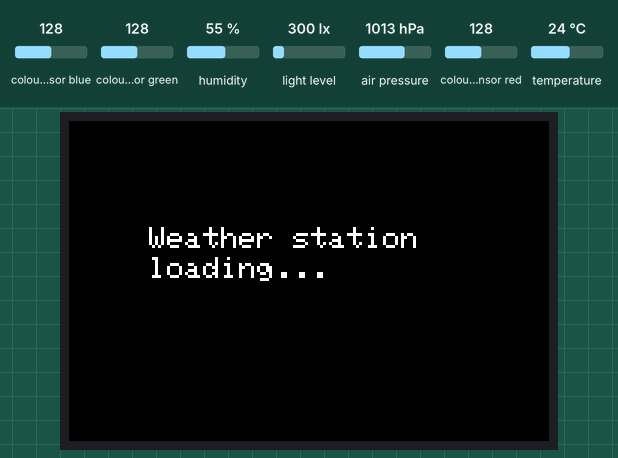
This sketch was run on a simulated Arduino Uno, built with avr-gcc and run on an emulated ATmega328P. Parts: 480×320 colour display. The test bench sets the inputs (shaded band); at power-on: colour sensor blue 128, colour sensor green 128, air pressure 1013 hPa, humidity 55 %, light level 300 lx, colour sensor red 128, temperature 24 °C. What the sketch prints to the serial monitor is not drawn.

Above: at 1.5 s.
1.6 s: colour sensor blue set to 5
At 4.8 s:
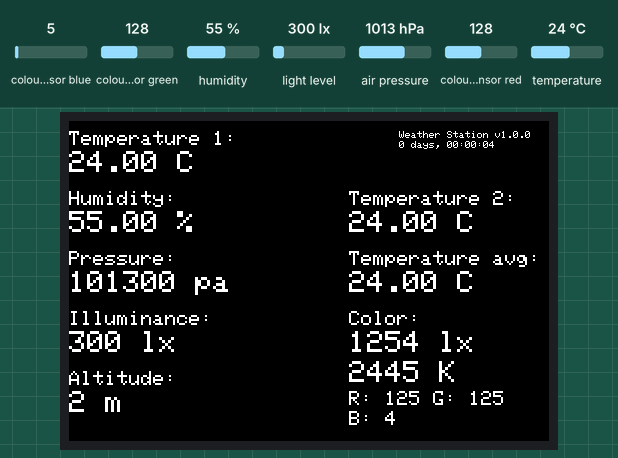
6.5 s: colour sensor green set to 5
At 9.6 s:
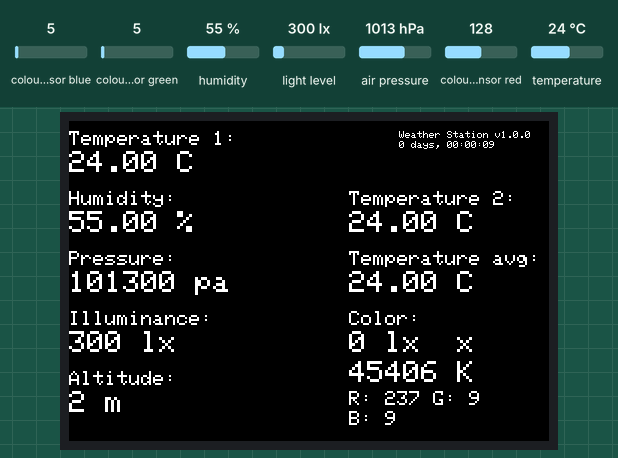
10.6 s: air pressure set to 952 hPa
At 13.8 s:
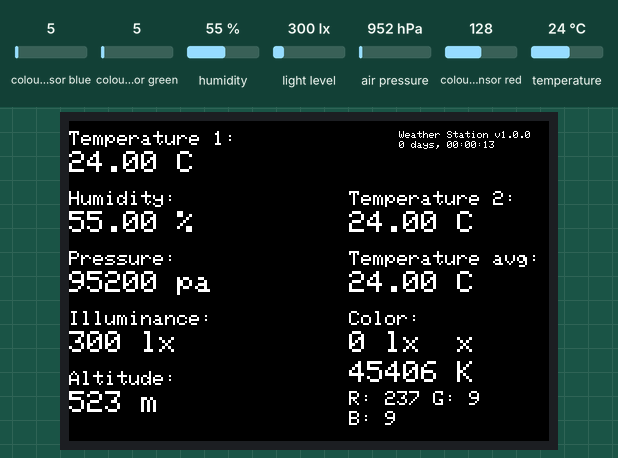
Timing chart, 0 to 15.3 s (numbered marks = the images above; inputs shaded):
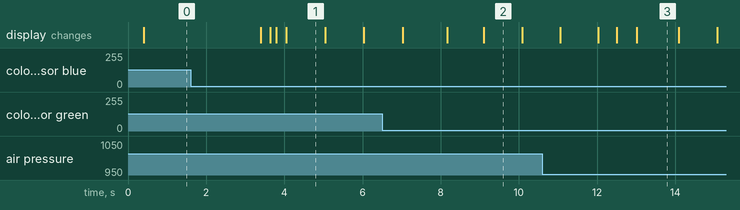

The sketch:

weatherstation-arduinio.ino
```cpp
/*
 * @date    05.06.2015
 * @author  Alexander Rüedlinger <a.rueedlinger@gmail.com>
 *
 * Firmware for the weatherstation device.
 *
 * Commands:
 * - 0X01 : Retrieves the temperature value of the first temperature sensor.
 * - 0X02 : Retrieves the temperature value of the second temperature sensor.
 * - 0X03 : Retrieves the pressure value.
 * - 0X04 : Retrieves the humidity value.
 * - 0X05 : Retrieves the altitude value.
 * - 0X06 : Retrieves the illuminance value.
 * - 0X07 : Retrieves the color temperature value.
 * - 0X08 : Retrieves the color illuminance value.
 */

#include <stdint.h>

// sensor dependencies
#include <Wire.h>
#include <Adafruit_Sensor.h>
#include <Adafruit_TSL2561_U.h>
#include <Adafruit_BME280.h>
#include <Adafruit_MCP9808.h>
#include <Adafruit_TCS34725.h>

// tft dependencies
#include <SPI.h>
#include <Adafruit_GFX.h>
#include <Adafruit_HX8357.h>


// tft
#define TFT_CS 10
#define TFT_DC 9
#define TFT_RST 8 // RST can be set to -1 if you tie it to Arduino's reset

#define DISPLAY_WIDTH 480
#define DISPLAY_HEIGHT 320

Adafruit_HX8357 tft = Adafruit_HX8357(TFT_CS, TFT_DC, TFT_RST);
Adafruit_TCS34725 tcs = Adafruit_TCS34725(TCS34725_INTEGRATIONTIME_700MS, TCS34725_GAIN_1X);


// weather station

// sensors
Adafruit_TSL2561_Unified tsl = Adafruit_TSL2561_Unified(TSL2561_ADDR_FLOAT, 12345);
Adafruit_BME280 bme;
Adafruit_MCP9808 mcp;


#define VERSION "Weather Station v1.0.0"

// i2c
#define SLAVE_ADDRESS 0x05

// commands
#define CMD_READ_TEMPERATURE_1 0x01
#define CMD_READ_TEMPERATURE_2 0x02
#define CMD_READ_PRESSURE 0x03
#define CMD_READ_HUMIDITY 0x04
#define CMD_READ_ALTITUDE 0x05
#define CMD_READ_ILLUMINANCE 0x06
#define CMD_READ_COLOR_K 0x07
#define CMD_READ_COLOR_LUX 0x08

void send_data();
void receive_data(int byte_count);
void clear_cmd();
void send_float(float value);


// state variables
long illuminance_value = 0;
long pressure_value = 0.0;
float temperature_value1 = 0.0;
float temperature_value2 = 0.0;
float humidity_value = 0.0;
long altitude_value = 0.0;

int received_cmd = 0x00;

uint16_t color_temp = 0;
uint16_t color_lux = 0;
uint16_t color_r = 0;
uint16_t color_g = 0;
uint16_t color_b = 0;
uint16_t color_c = 0;

void update_sensor_values();

// init functions
void init_screen();
void init_sensors();

// print functions
void print_temp();
void print_pressure();
void print_humidity();
void print_illuminance();
void print_altitude();

void print_color();

void print_version();
void print_splash();
void print_clock();


/*
 * Setups the device.
 */
void setup() {
  Serial.begin(9600);

  // initialize i2c as slave
  Wire.begin(SLAVE_ADDRESS);

  // define callbacks for i2c communication
  Wire.onReceive(receive_data);
  Wire.onRequest(send_data);

  init_screen();
  init_sensors();
}


/*
 * Setups the tft screen.
 */
void init_screen() {
  tft.begin(HX8357D);
  tft.setRotation(3); // 1
  tft.fillScreen(HX8357_BLACK);
}


/*
 * Setups the sensors.
 */
void init_sensors() {
  if(!mcp.begin()) { // i2c sensor
    Serial.println("Could not find a valid MCP9808 sensor, check wiring!");
  }

  if(!tsl.begin()) { // i2c sensor
    Serial.println("Could not find a valid TSL2561 sensor, check wiring!");
  }

  if(tcs.begin()) { // i2c sensor
    Serial.println("Could not find a valid TSC34725 sensor, check wiring!");
    tcs.setInterrupt(true);  // turn off LED
  }

  if (!bme.begin()) { // i2c sensor
     Serial.println("Could not find a valid BME280 sensor, check wiring!");
  }
}


void print_splash() {
  tft.setCursor(DISPLAY_WIDTH/6, DISPLAY_HEIGHT/3);
  tft.setTextSize(3);
  tft.println("Weather station");
  tft.setCursor(DISPLAY_WIDTH/6, DISPLAY_HEIGHT/3 + 30);
  tft.println("loading...");
  delay(3000);
  tft.fillScreen(HX8357_BLACK);
}


/*
 * Prints the current version on the tft screen.
 */
void print_version() {
  tft.setTextSize(1);
  tft.setCursor(DISPLAY_WIDTH - 150, 10);
  tft.print(VERSION);
}


/*
 * Prints the current clock on the tft screen.
 */
void print_clock(){
 tft.setTextSize(1);
 tft.setCursor(DISPLAY_WIDTH - 150, 20);

 float tmp = millis() / (86400.0 * 1000);
 int days = tmp;
 tmp = (tmp - days) * 24;
 int hours = tmp;
 tmp = (tmp - hours) * 60;
 int minutes = tmp;
 int seconds = (tmp - minutes) * 60;

 tft.print(days);
 tft.print(" days, ");
 if(hours < 10) {
  tft.print(0);
 }
 tft.print(hours);
 tft.print(":");
 if(minutes < 10) {
  tft.print(0);
 }
 tft.print(minutes);
 tft.print(":");
 if(seconds < 10) {
  tft.print(0);
 }
 tft.print(seconds);
}


/*
 * Prints temperature 1 on the tft screen.
 */
void print_temp1() {
  tft.setTextSize(2);
  tft.setTextColor(HX8357_WHITE, HX8357_BLACK);
  tft.setCursor(0, 10);
  tft.println("Temperature 1: ");

  tft.setCursor(0, 30);
  tft.setTextSize(3);
  tft.print(temperature_value1);
  tft.println(" C    ");
}


/*
 * Prints temperature 2 on the tft screen.
 */
void print_temp2() {
  tft.setTextSize(2);
  tft.setTextColor(HX8357_WHITE, HX8357_BLACK);
  tft.setCursor(DISPLAY_WIDTH/2 + 40, 70);
  tft.println("Temperature 2: ");

  tft.setCursor(DISPLAY_WIDTH/2 + 40, 90);
  tft.setTextSize(3);
  tft.print(temperature_value2);
  tft.println(" C    ");
}


/*
 * Prints average temperature on the tft screen.
 */
void print_temp_avg() {
  tft.setTextSize(2);
  tft.setTextColor(HX8357_WHITE, HX8357_BLACK);
  tft.setCursor(DISPLAY_WIDTH/2 + 40, 130);
  tft.println("Temperature avg:");

  tft.setCursor(DISPLAY_WIDTH/2 + 40, 150);
  tft.setTextSize(3);
  tft.print((temperature_value1 + temperature_value2)/2.0);
  tft.println(" C    ");
}

/*
 * Prints average temperature on the tft screen.
 */
void print_color() {
  tft.setTextSize(2);
  tft.setTextColor(HX8357_WHITE, HX8357_BLACK);
  tft.setCursor(DISPLAY_WIDTH/2 + 40, 190);
  tft.println("Color: ");

  tft.setCursor(DISPLAY_WIDTH/2 + 40, 210);
  tft.setTextSize(3);
  tft.print(color_lux);
  tft.println(" lx  ");

  tft.setCursor(DISPLAY_WIDTH/2 + 40, 240);
  tft.setTextSize(3);
  tft.print(color_temp);
  tft.println(" K  ");

  tft.setCursor(DISPLAY_WIDTH/2 + 40, 270);

  float r = 0;
  float g = 0;
  float b = 0;
  float sum = color_c;
  r = (color_r / sum) * 256;
  g = (color_g / sum) * 256;
  b = (color_b / sum) * 256;


  Serial.print("R: "); Serial.print(r); Serial.print(" ");
  Serial.print("G: "); Serial.print(g); Serial.print(" ");
  Serial.print("B: "); Serial.print(b); Serial.print(" ");
  Serial.print("C: "); Serial.print(color_c); Serial.print(" ");
  Serial.println(" ");

  if(g > 255 || g < 0) {
   g = 0;
  }

  if(r > 255 || r < 0) {
   r = 0;
  }

  if(b > 255 || b < 0) {
   b = 0;
  }

  tft.setTextSize(2);
  tft.print("R: ");
  tft.print((int)r);
  tft.print(" ");
  tft.print("G: ");
  tft.print((int)g);
  tft.print("  ");

  tft.setCursor(DISPLAY_WIDTH/2 + 40, 290);
  tft.print("B: ");
  tft.print((int)b);
  tft.print("  ");
}


/*
 * Prints humidity on the tft screen.
 */
void print_humidity() {
  tft.setTextSize(2);
  tft.setTextColor(HX8357_WHITE, HX8357_BLACK);
  tft.setCursor(0, 70);
  tft.println("Humidity: ");

  tft.setCursor(0, 90);
  tft.setTextSize(3);
  tft.print(humidity_value);
  tft.println(" %    ");
}


/*
 * Prints pressure on the tft screen.
 */
void print_pressure() {
  tft.setTextSize(2);
  tft.setTextColor(HX8357_WHITE, HX8357_BLACK);
  tft.setCursor(0, 130);
  tft.println("Pressure: ");

  tft.setCursor(0, 150);
  tft.setTextSize(3);
  tft.print(pressure_value);
  tft.println(" pa   ");
}


/*
 * Prints illuminance on the tft screen.
 */
void print_illuminance() {
  tft.setTextSize(2);
  tft.setTextColor(HX8357_WHITE, HX8357_BLACK);
  tft.setCursor(0, 190);
  tft.println("Illuminance: ");

  tft.setCursor(0, 210);
  tft.setTextSize(3);
  tft.print(illuminance_value);
  tft.println(" lx   ");
}


/*
 * Prints altitude on the tft screen.
 */
void print_altitude() {
  tft.setTextSize(2);
  tft.setTextColor(HX8357_WHITE, HX8357_BLACK);
  tft.setCursor(0, 250);
  tft.println("Altitude: ");

  tft.setCursor(0, 270);
  tft.setTextSize(3);
  tft.print(altitude_value);
  tft.println(" m    ");
}

void update_sensor_values() {
  temperature_value1 = bme.readTemperature();
  pressure_value = bme.readPressure();
  altitude_value = round(bme.readAltitude());
  humidity_value = bme.readHumidity();

  sensors_event_t event;
  tsl.getEvent(&event);
  illuminance_value = event.light;

  temperature_value2 = mcp.readTempC();

  tcs.getRawData(&color_r, &color_g, &color_b, &color_c);
  color_temp = tcs.calculateColorTemperature(color_r, color_g, color_b);
  color_lux = tcs.calculateLux(color_r, color_g, color_b);

}


/*
 * main loop.
 */
int once = 1;
long last_update = millis();
#define INTERVAL 2000

void loop() {
  if(once) {
    update_sensor_values();
    print_splash();
    once = 0;
  }

  print_version();
  print_clock();

  print_temp1();
  print_temp2();
  print_color();
  print_temp_avg();
  print_humidity();
  print_pressure();
  print_illuminance();
  print_altitude();

  if(millis() - last_update > INTERVAL) {
    update_sensor_values();
    last_update = millis();
    Serial.println("update!");
  }

}


/*
 * Sets the current processed cmd to zero.
 */
void clear_cmd() {
 received_cmd = 0;
}


/*
 * i2c receive data.
 */
void receive_data(int byteCount){
  while(Wire.available()) {
   received_cmd = Wire.read();
  }
}


/*
 * i2c send data.
 */
void send_data(){
  if(received_cmd == CMD_READ_TEMPERATURE_1) {
    send_float(temperature_value1);
    clear_cmd();
  } else if(received_cmd == CMD_READ_TEMPERATURE_2) {
    send_float(temperature_value2);
    clear_cmd();
  } else if(received_cmd == CMD_READ_PRESSURE) {
    send_int32(pressure_value);
    clear_cmd();
  } else if(received_cmd == CMD_READ_HUMIDITY) {
    send_float(humidity_value);
    clear_cmd();
  } else if(received_cmd == CMD_READ_ALTITUDE) {
    send_int32(altitude_value);
    clear_cmd();
  } else if(received_cmd == CMD_READ_COLOR_K) {
    send_int32(color_temp);
    clear_cmd();
  } else if(received_cmd == CMD_READ_COLOR_LUX) {
    send_int32(color_lux);
    clear_cmd();
  } else if(received_cmd == CMD_READ_ILLUMINANCE) {
    send_int32(illuminance_value);
    clear_cmd();
  } else {
    send_byte(0xA);
    clear_cmd();
  }
}


/*
 * Sends a float in the big-endian format over the i2c bus.
 */
void send_float(float value_f) {
  float *v = &value_f;
  long *vl = (long*) v;
  long value_l = *vl;

  char data[4] = {
    (value_l & 0xff000000) >> 24,
    (value_l & 0x00ff0000) >> 16,
    (value_l & 0x0000ff00) >> 8,
    value_l & 0x000000ff
  };
  Wire.write(data, 4);
}


/*
 * Sends a byte over the i2c bus.
 */
void send_byte(char b) {
  char data[] = { b };
  Wire.write(data, 1);
}


/*
 * Sends an 32 bit integer in the big-endian format over the i2c bus.
 */
void send_int32(long value_l) {
  char data[4] = {
    (value_l & 0xff000000) >> 24,
    (value_l & 0x00ff0000) >> 16,
    (value_l & 0x0000ff00) >> 8,
    value_l & 0x000000ff
  };
  Wire.write(data, 4);
}


/*
 * Sends an 16 bit integer in the big-endian format over the i2c bus.
 */
void send_int16(int value_i) {
  char data[2] = {
    (value_i & 0xff00) >> 8,
    value_i & 0x00ff
  };
  Wire.write(data, 2);
}
```
